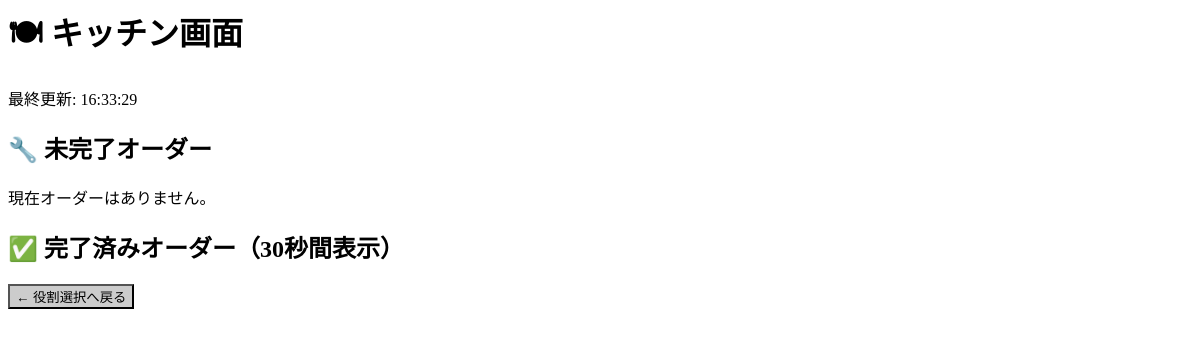
The page /food/kitchen on the database as committed earlier.
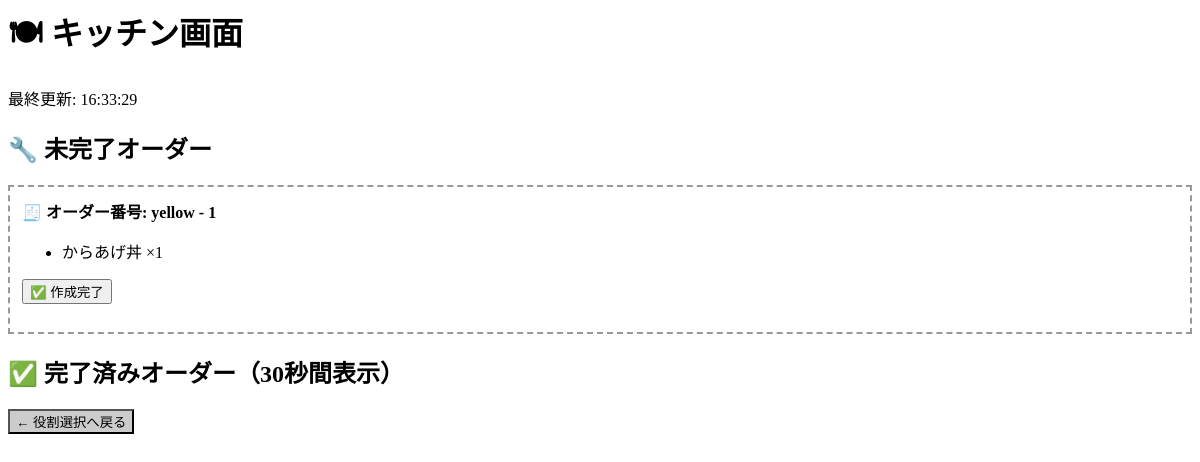
The same page on the database as committed later.
### food/models.py (models this page shows, shortened)
class FoodOrder(models.Model):
    menu = models.CharField(max_length=20)  # "からあげ丼" or "ルーロー飯"
    quantity = models.PositiveIntegerField(default=1)
    clip_color = models.CharField(max_length=10)
    clip_number = models.IntegerField()
    group_id = models.CharField(max_length=50)
    status = models.CharField(max_length=10, default='ok')
    is_completed = models.BooleanField(default=False)
    timestamp = models.DateTimeField(auto_now_add=True)
    completed_at = models.DateTimeField(null=True, blank=True)
    note = models.TextField(blank=True, default="")

### food/views.py (the view)
# urls.py: path('kitchen', views.food_kitchen, name='food_kitchen'),
def food_kitchen(request):
    now = timezone.now()
    grouped_orders = defaultdict(list)
    all_orders = FoodOrder.objects.all().order_by('timestamp')
    for order in all_orders:
        grouped_orders[order.group_id].append(order)
    active_orders = {}
    completed_orders = {}
    for group_id, orders in grouped_orders.items():
        if all(o.is_completed for o in orders):
            latest = max((o.completed_at for o in orders if o.completed_at), default=None)
            if latest and now - latest <= timezone.timedelta(seconds=30):
                completed_orders[group_id] = orders
        else:
            active_orders[group_id] = orders
    return render(request, 'food/food_kitchen.html', {
        'active_orders': active_orders,
        'completed_orders': completed_orders,
        'now': now,
    })

### food/templates/food/food_kitchen.html (shortened to what this page needs)
<h1>🍽 キッチン画面</h1>
<p>最終更新: {{ now|time:"H:i:s" }}</p>
<h2>🔧 未完了オーダー</h2>
{% for group_id, orders in active_orders.items %}
  <div style="border: 2px dashed #999; padding: 12px; margin-bottom: 16px;">
    <strong>🧾 オーダー番号: {{ orders.0.clip_color }} - {{ orders.0.clip_number }}</strong><br>
    <ul>
      {% for order in orders %}
        <li>{{ order.menu }} ×{{ order.quantity }}</li>
      {% endfor %}
    </ul>
    <form method="post" action="/food/complete_group/{{ group_id }}/">
      <button type="submit">✅ 作成完了</button>
    </form>
  </div>
{% empty %}
  <p>現在オーダーはありません。</p>
{% endfor %}
<h2>✅ 完了済みオーダー（30秒間表示）</h2>
<form action="/" method="get">
  <button type="submit" class="primary-button" style="background-color: #ccc; color: #000;">← 役割選択へ戻る</button>
</form>

Rows that differ between the two databases and show on the page:
added FoodOrder: clip_color "yellow", clip_number "1", menu "からあげ丼", quantity "1"
Other text that changed with them:
text no longer shown: "現在オーダーはありません。"
